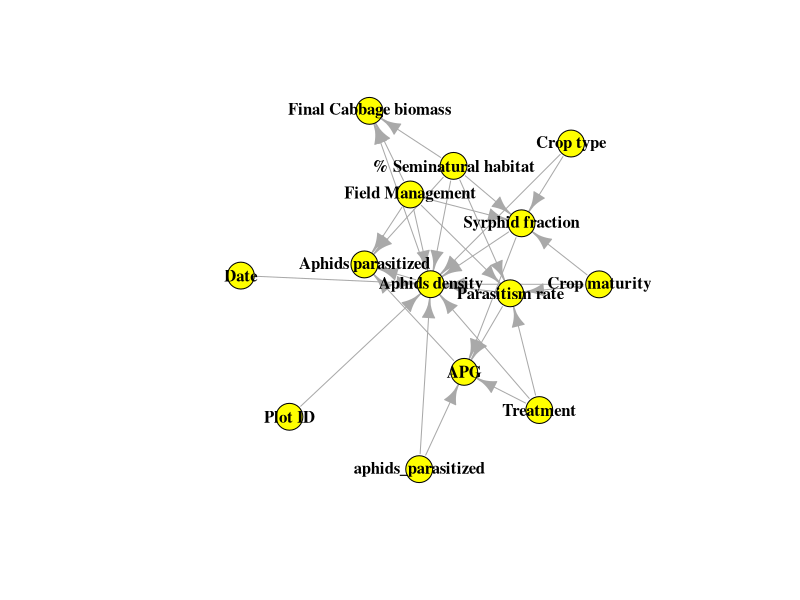
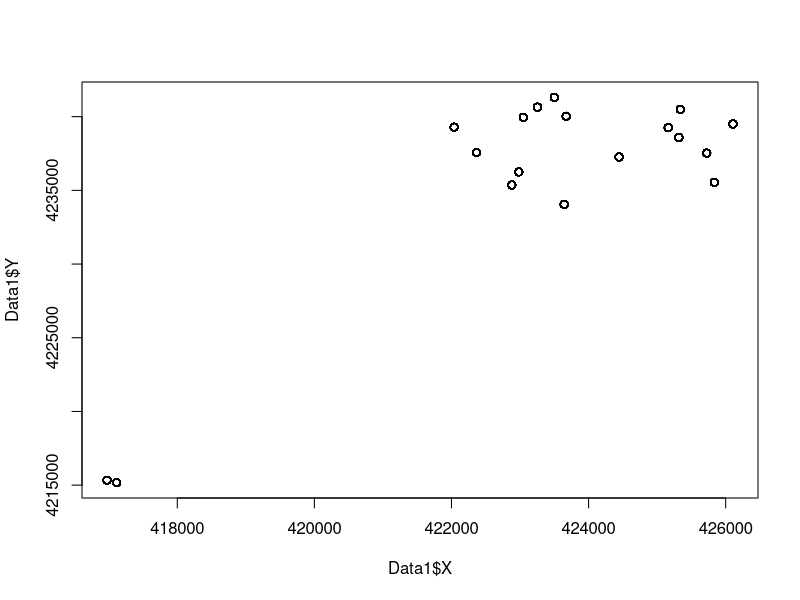
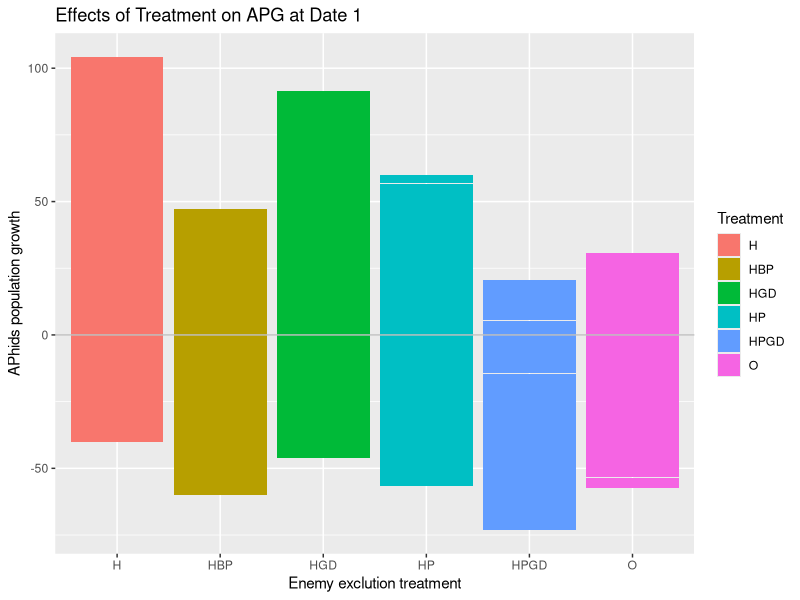
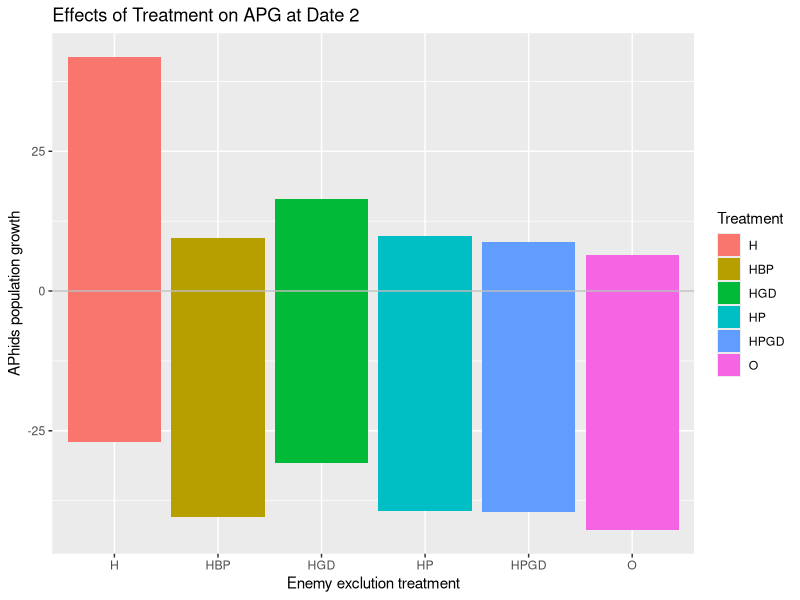
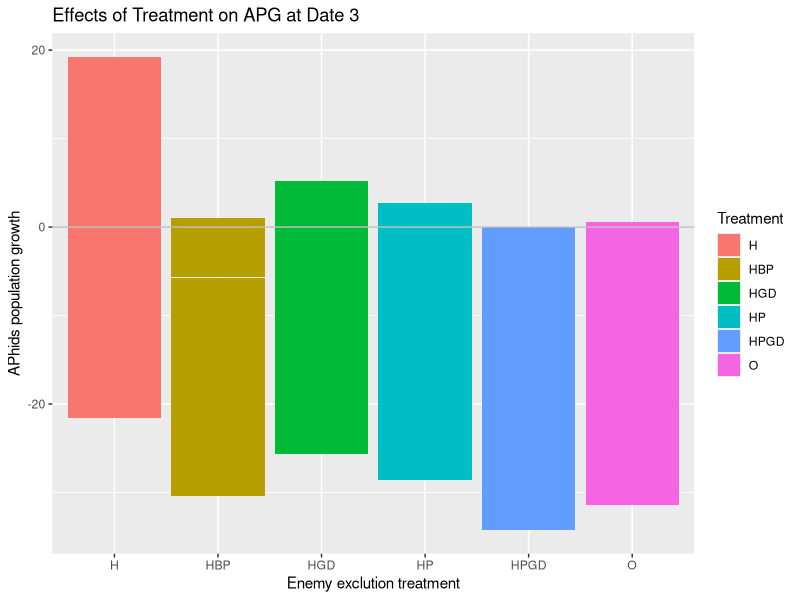
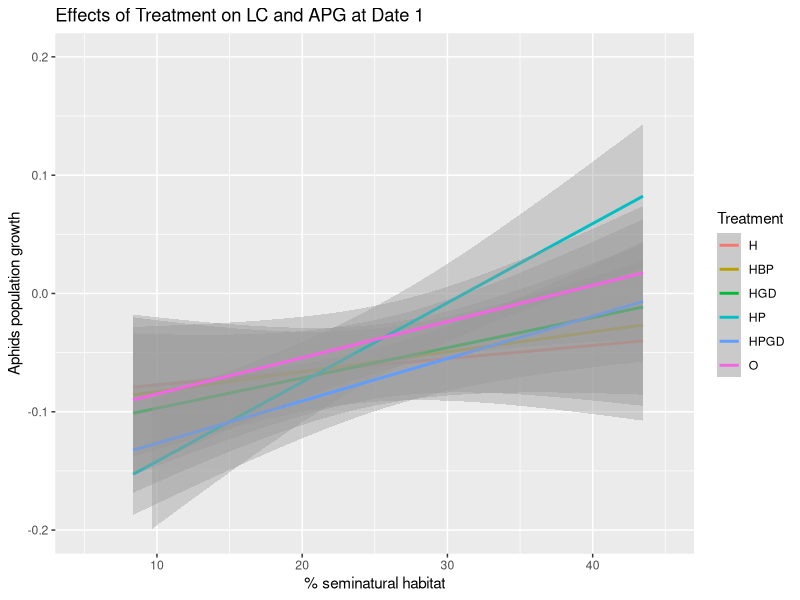
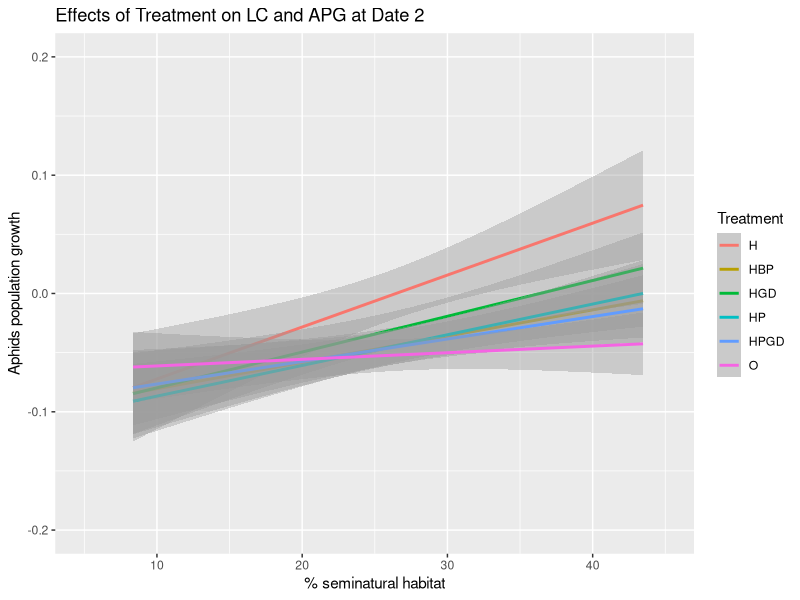
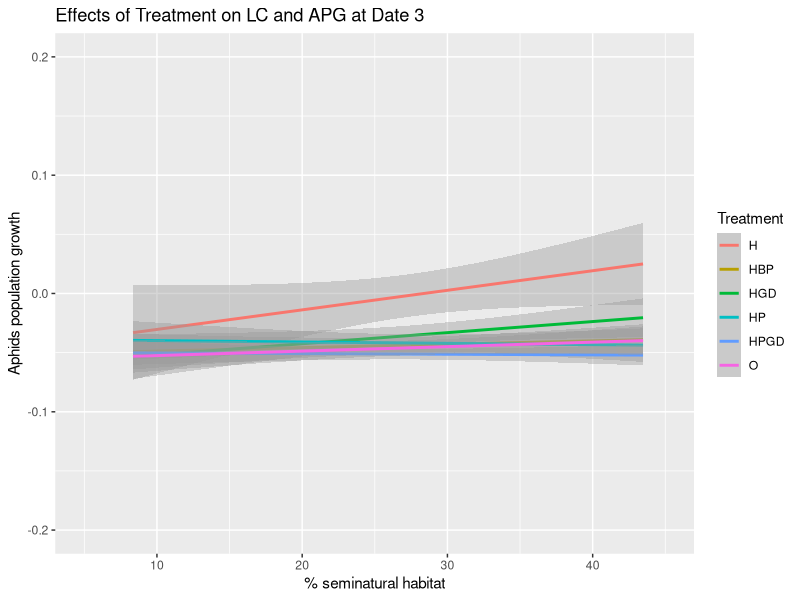

Write the R code that produced these figures, in order.
## ---- chunk 1
knitr::opts_chunk$set(echo = TRUE)
## ---- chunk 2
library(readxl)
library(igraph)
links <- read_excel("Relationships between variables.xlsx")
network <- graph_from_data_frame(d = links, directed = T) 
plot(network, vertex.color = "yellow", edge.arrow.size = 1, vertex.label.font = 2, vertex.label.color = "black")
## ---- chunk 3
Data1 <- read.table("Project data.csv", header = TRUE, dec = ",", sep = ";")
plot(Data1$X, Data1$Y)
## ---- chunk 4
#import data file
library(readr)
Data1 <- read.table("Project data.csv", header = TRUE, dec = ",", sep =";")

###dataframe for sampling date1 
DATE1 <- Data1[Data1$Date == "1", ]
DATE1_700 <- subset(DATE1, DATE1$BUFF_DIST == "700")

## ---- chunk 5
#calculate the aphids population growth at date1
logNaphids_D1_bar <- log(DATE1$aphid_live+1) - log(DATE1$aphidsinoculated_init+1) 
APG_D1_bar <- logNaphids_D1_bar/10
#dataframe for seminatural habitat and aphids population growth at date1 
DATE1APG_bar <- data.frame(DATE1,APG_D1_bar)
## ---- chunk 6
#plot
library(ggplot2)
Bar_APGD1 <- ggplot(DATE1APG_bar, aes(x = Treatment, y = APG_D1_bar, fill = Treatment))
Bar_APGD1 <- Bar_APGD1 + geom_bar(stat = "identity")
Bar_APGD1 <- Bar_APGD1 + labs(x= "Enemy exclution treatment", y="APhids population growth", title = "Effects of Treatment on APG at Date 1")
Bar_APGD1 <- Bar_APGD1 + geom_hline(yintercept=0, colour="grey") 
#Bar_APGD1 <- Bar_APGD1 + ylim(-0.1 , 0.15)
plot(Bar_APGD1)
## ---- chunk 7
####dataframe for sampling date2
DATE2 <- Data1[Data1$Date == "2", ]
DATE2_700 <- subset(DATE2, DATE2$BUFF_DIST == "700")

#Bar graph
#calculate the aphids population growth at date1
logNaphids_D2_bar <- log(DATE2$aphid_live+1) - log(DATE2$aphidsinoculated_init+1) 
APG_D2_bar <- logNaphids_D2_bar/20

#dataframe for seminatural habitat and aphids population growth at date1 
DATE2APG_bar <- data.frame(DATE2,APG_D2_bar)

#plot
Bar_APGD2 <- ggplot(DATE2APG_bar, aes(x = Treatment, y = APG_D2_bar, fill = Treatment))
Bar_APGD2 <- Bar_APGD2 + geom_bar(stat = "identity")
Bar_APGD2 <- Bar_APGD2 + labs(x= "Enemy exclution treatment", y="APhids population growth", title = "Effects of Treatment on APG at Date 2")
Bar_APGD2 <- Bar_APGD2 + geom_hline(yintercept=0, colour="grey") 
plot(Bar_APGD2)

## ---- chunk 8
####dataframe for sampling date3
DATE3 <- Data1[Data1$Date == "3", ]
DATE3_700 <- subset(DATE3, DATE3$BUFF_DIST == "700")

#calculate the aphids population growth at date1
logNaphids_D3_bar <- log(DATE3$aphid_live+1) - log(DATE3$aphidsinoculated_init+1) 
APG_D3_bar <- logNaphids_D3_bar/30

#dataframe for seminatural habitat and aphids population growth at date1 
DATE3APG_bar <- data.frame(DATE3,APG_D3_bar)

#plot
Bar_APGD3 <- ggplot(DATE3APG_bar, aes(x = Treatment, y = APG_D3_bar, fill = Treatment))
Bar_APGD3 <- Bar_APGD3 + geom_bar(stat = "identity")
Bar_APGD3 <- Bar_APGD3 + labs(x= "Enemy exclution treatment", y="APhids population growth", title = "Effects of Treatment on APG at Date 3")
Bar_APGD3 <- Bar_APGD3 + geom_hline(yintercept=0, colour="grey") 
plot(Bar_APGD3)


## ---- chunk 9
#calculate the aphids population growth at date1  
logNaphids_D1_line <- log(DATE1_700$aphid_live+1) - log(DATE1_700$aphidsinoculated_init+1) 
APG_D1_line <- logNaphids_D1_line/10 
## ---- chunk 10
#dataframe for seminatural habitat and aphids population growth at date1   
DATE1APG_line <- data.frame(DATE1_700,APG_D1_line)  
## ---- chunk 11
#barplot for % Seminatural habitat and APhid population growth
Line_APGD1 <- ggplot(DATE1APG_line, aes(x = Pt.seminatural, y = APG_D1_line, color = Treatment))
Line_APGD1 <- Line_APGD1 + labs(x= "% seminatural habitat", y="Aphids population growth", title = "Effects of Treatment on LC and APG at Date 1")
Line_APGD1 <- Line_APGD1 + geom_smooth(method = "lm")
Line_APGD1 <- Line_APGD1 +xlim(5,45) +ylim(-0.2 , 0.2)
print(Line_APGD1)
## ---- chunk 12
#calculate the aphids population growth at date1
logNaphids_D2_line <- log(DATE2_700$aphid_live+1) - log(DATE2_700$aphidsinoculated_init+1) 
APG_D2_line <- logNaphids_D2_line/20

#dataframe for seminatural habitat and aphids population growth at date1 
DATE2APG_line <- data.frame(DATE2_700,APG_D2_line)

#barplot for % Seminatural habitat and APhid population growth
Line_APGD2 <- ggplot(DATE2APG_line, aes(x = Pt.seminatural, y = APG_D2_line, color = Treatment))
Line_APGD2 <- Line_APGD2 + labs(x= "% seminatural habitat", y="Aphids population growth", title = "Effects of Treatment on LC and APG at Date 2")
# for scatter plot: use geom_point()
Line_APGD2 <- Line_APGD2 + geom_smooth(method = "lm")
Line_APGD2 <- Line_APGD2 +xlim(5,45) +ylim(-0.2 , 0.2)
print(Line_APGD2)
## ---- chunk 13
#calculate the aphids population growth at date1
logNaphids_D3_line <- log(DATE3_700$aphid_live+1) - log(DATE3_700$aphidsinoculated_init+1) 
APG_D3_line <- logNaphids_D3_line/30

#dataframe for seminatural habitat and aphids population growth at date1 
DATE3APG_line <- data.frame(DATE3_700,APG_D3_line)

#barplot for % Seminatural habitat and APhid population growth
Line_APGD3 <- ggplot(DATE3APG_line, aes(x = Pt.seminatural, y = APG_D3_line, color = Treatment))
Line_APGD3 <- Line_APGD3 + labs(x= "% seminatural habitat", y="Aphids population growth", title = "Effects of Treatment on LC and APG at Date 3")
# for scatter plot: use geom_point()
Line_APGD3 <- Line_APGD3 + geom_smooth(method = "lm")
Line_APGD3 <- Line_APGD3 +xlim(5,45) +ylim(-0.2 , 0.2)
print(Line_APGD3)

## ---- chunk 14
#dataframe for sampling date1 
DATE1 <- Data1[Data1$Date == "1", ]
DATE1_200 <-  subset(DATE1, DATE1$BUFF_DIST == "200")

# parasitism rate 
PR_D1_bar　<- DATE1$aphid_parasitized/(DATE1$aphid_live + DATE1$aphid_parasitized)

#add parasitism rate to the dataframe 
DATE1PR_bar <- data.frame(DATE1,PR_D1_bar)

#plot
Bar_PRD1 <- ggplot(DATE1PR_bar, aes(x = Treatment, y = PR_D1_bar, fill = Treatment))
Bar_PRD1 <- Bar_PRD1 + geom_bar(stat = "identity")
Bar_PRD1 <- Bar_PRD1 + labs(x= "Enemy exclution treatment", y="Parasitism rate", title = "Effects of Treatment on PR at Date 1")
plot(Bar_PRD1)

## ---- chunk 15
# parasitism rate 
PR_D2_bar　<- DATE2$aphid_parasitized/(DATE2$aphid_live + DATE2$aphid_parasitized)

#dataframe including PR
DATE2PR_bar <- data.frame(DATE2,PR_D2_bar)

#plot
Bar_PRD2 <- ggplot(DATE2PR_bar, aes(x = Treatment, y = PR_D2_bar, fill = Treatment))
Bar_PRD2 <- Bar_PRD2 + geom_bar(stat = "identity")
Bar_PRD2 <- Bar_PRD2 + labs(x= "Enemy exclution treatment", y="Parasitism rate", title = "Effects of Treatment on PR at Date 2")
plot(Bar_PRD2)

## ---- chunk 16
# parasitism rate - Treatment
PR_D3_bar　<- DATE3$aphid_parasitized/(DATE3$aphid_live + DATE3$aphid_parasitized)

#dataframe including parasitism rate at date3 
DATE3PR_bar <- data.frame(DATE3,PR_D3_bar)

#plot 
Bar_PRD3 <- ggplot(DATE3PR_bar, aes(x = Treatment, y = PR_D3_bar, fill = Treatment))
Bar_PRD3 <- Bar_PRD3 + geom_bar(stat = "identity")
Bar_PRD3 <- Bar_PRD3 + labs(x= "Enemy exclution treatment", y="Parasitism rate", title = "Effects of Treatment on PR at Date 3")
plot(Bar_PRD3)

## ---- chunk 17
Data1 <- read.table("Project data.csv", header = TRUE, dec = ",", sep =";")
Date_1 <- Data1[Data1$Date == "1", ]
syrphid_fraction <- (Date_1$syrphidl_p /((Date_1$aphid_live)+(Date_1$syrphidl_p)))
Date_1$syrphid_fraction <- syrphid_fraction

Date1buff <- subset(Date_1, BUFF_DIST ==900)

# lm using Date_1
lm1 <- lm(Date1buff$syrphid_fraction ~ Date1buff$Pt.seminatural)

# ggplot using Date1buff
ggplot(Date1buff, aes(x= Pt.seminatural, y= syrphid_fraction, 
                   color = Treatment)) +
  geom_jitter()+
  geom_smooth(method="exp")
## ---- chunk 18
#barplot using Date_1
G1 <- ggplot(Date_1, aes(x= Treatment, y= syrphid_fraction, fill = Treatment))+
  geom_bar(stat="identity")+
  labs(x="Treatment", y="Syrphid fraction", title="Effect of NE treatment on syrphid fraction at Date 1")
print(G1)
## ---- chunk 19
# lm using Date_2
Date_2 <- Data1[Data1$Date == "2", ]
syrphid_fraction <- (Date_2$syrphidl_p /((Date_2$aphid_live)+(Date_2$syrphidl_p)))
Date_2$syrphid_fraction <- syrphid_fraction

Date2buff <- subset(Date_2, BUFF_DIST ==900)

lm1 <- lm(Date_2$syrphid_fraction ~ Date_2$Pt.seminatural)

# ggplot using Date2buff
ggplot(Date2buff, aes(x= Pt.seminatural, y= syrphid_fraction, 
                      color = Treatment)) +
  geom_jitter()+
  geom_smooth(method="exp")
## ---- chunk 20
#barplot using Date_2
G1 <- ggplot(Date_2, aes(x= Treatment, y= syrphid_fraction, fill = Treatment))+
  geom_bar(stat="identity")+
  labs(x="Treatment", y="Syrphid fraction", title="Effect of NE treatment on syrphid fraction at Date 2")
print(G1)

## ---- chunk 21
Date_3 <- Data1[Data1$Date == "3", ]
syrphid_fraction <- (Date_3$syrphidl_p /((Date_3$aphid_live)+(Date_3$syrphidl_p)))
Date_3$syrphid_fraction <- syrphid_fraction

Date3buff <- subset(Date_3, BUFF_DIST ==900)


# lm using Date_3
lm1 <- lm(Date_3$syrphid_fraction ~ Date_3$Pt.seminatural)

# ggplot using Date3buff
ggplot(Date3buff, aes(x= Pt.seminatural, y= syrphid_fraction, 
                      color = Treatment)) +
  geom_jitter()+
  geom_smooth(method="exp")
## ---- chunk 22
#barplot using Date_3
G1 <- ggplot(Date_3, aes(x= Treatment, y= syrphid_fraction, fill = Treatment))+
  geom_bar(stat="identity")+
  labs(x="Treatment", y="Syrphid fraction", title="Effect of NE treatment on syrphid fraction at Date 3")
print(G1)

# one inconsistency: second highest number should not be HPGD, but HGD according to the article. 
